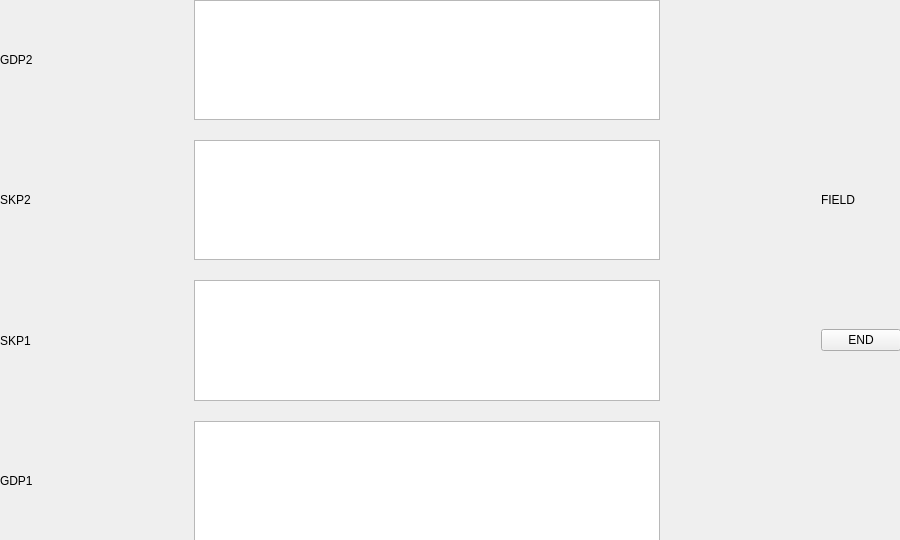
<?xml version="1.0" encoding="UTF-8"?>
<ui version="4.0">
 <class>SmokeWindow</class>
 <widget class="QMainWindow" name="SmokeWindow">
  <property name="geometry">
   <rect>
    <x>0</x>
    <y>0</y>
    <width>900</width>
    <height>540</height>
   </rect>
  </property>
  <property name="windowTitle">
   <string>SmokeWindow</string>
  </property>
  <property name="locale">
   <locale language="English" country="UnitedStatesMinorOutlyingIslands"/>
  </property>
  <property name="iconSize">
   <size>
    <width>900</width>
    <height>540</height>
   </size>
  </property>
  <widget class="QWidget" name="centralwidget">
   <widget class="QWidget" name="gridLayoutWidget">
    <property name="geometry">
     <rect>
      <x>0</x>
      <y>0</y>
      <width>901</width>
      <height>541</height>
     </rect>
    </property>
    <layout class="QGridLayout" name="gridLayout">
     <property name="horizontalSpacing">
      <number>161</number>
     </property>
     <property name="verticalSpacing">
      <number>20</number>
     </property>
     <item row="0" column="1">
      <widget class="QListWidget" name="handP2"/>
     </item>
     <item row="2" column="1">
      <widget class="QListWidget" name="boardP1"/>
     </item>
     <item row="1" column="1">
      <widget class="QListWidget" name="boardP2"/>
     </item>
     <item row="3" column="1">
      <widget class="QListWidget" name="handP1"/>
     </item>
     <item row="0" column="2">
      <widget class="DeckWidget" name="deckP2">
       <property name="mouseTracking">
        <bool>true</bool>
       </property>
       <property name="text">
        <string/>
       </property>
      </widget>
     </item>
     <item row="0" column="0">
      <widget class="QLabel" name="graveyardP2">
       <property name="mouseTracking">
        <bool>true</bool>
       </property>
       <property name="text">
        <string>GDP2</string>
       </property>
      </widget>
     </item>
     <item row="3" column="2">
      <widget class="DeckWidget" name="deckP1">
       <property name="mouseTracking">
        <bool>true</bool>
       </property>
       <property name="text">
        <string/>
       </property>
      </widget>
     </item>
     <item row="3" column="0">
      <widget class="QLabel" name="graveyardP1">
       <property name="mouseTracking">
        <bool>true</bool>
       </property>
       <property name="text">
        <string>GDP1</string>
       </property>
      </widget>
     </item>
     <item row="2" column="2">
      <widget class="QPushButton" name="endTurn">
       <property name="text">
        <string>END</string>
       </property>
      </widget>
     </item>
     <item row="1" column="2">
      <widget class="QLabel" name="field">
       <property name="text">
        <string>FIELD</string>
       </property>
      </widget>
     </item>
     <item row="2" column="0">
      <widget class="QLabel" name="smokeP1">
       <property name="mouseTracking">
        <bool>true</bool>
       </property>
       <property name="text">
        <string>SKP1</string>
       </property>
      </widget>
     </item>
     <item row="1" column="0">
      <widget class="QLabel" name="smokeP2">
       <property name="mouseTracking">
        <bool>true</bool>
       </property>
       <property name="text">
        <string>SKP2</string>
       </property>
      </widget>
     </item>
    </layout>
   </widget>
  </widget>
 </widget>
 <customwidgets>
  <customwidget>
   <class>DeckWidget</class>
   <extends>QLabel</extends>
   <header>DeckWidget.h</header>
  </customwidget>
 </customwidgets>
 <resources/>
 <connections/>
</ui>
